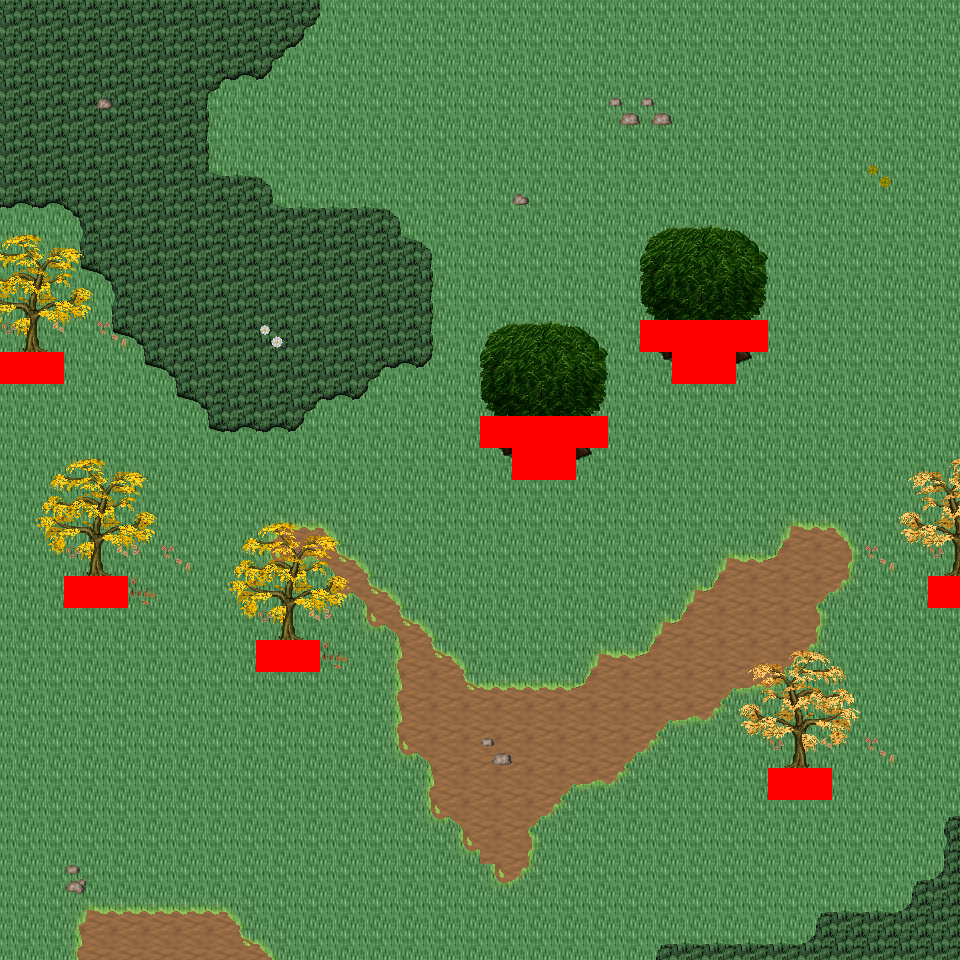

Tiled map render using the project's own tile images. Description and the map definition, with tile-layer contents summarised, below:
An orthogonal 30x30 tile map with 32x32 px tiles, 6 tile layers (Ground, Object, Object2, Above, ...), 24 tilesets and 5 objects (5x mapExit).

<map version="1.0" orientation="orthogonal" renderorder="right-down" width="30" height="30" tilewidth="32" tileheight="32" nextobjectid="6">
  <tileset firstgid="1" name="tileset_logic_collision" tilewidth="32" tileheight="32" tilecount="1" columns="1">
    <image source="../drawable/tileset_logic_collision.png" width="32" height="32" />
  </tileset>
  <tileset firstgid="2" name="tileset_ground_ground" tilewidth="32" tileheight="32" tilecount="33" columns="3">
    <image source="../drawable/tileset_ground_ground.png" width="96" height="352" />
  </tileset>
  <tileset firstgid="35" name="tileset_plant_tree_tree_darkgreen" tilewidth="32" tileheight="32" tilecount="88" columns="8">
    <image source="../drawable/tileset_plant_tree_tree_darkgreen.png" width="256" height="352" />
  </tileset>
  <tileset firstgid="123" name="tileset_logic_item_resources" tilewidth="32" tileheight="32" tilecount="6" columns="6">
    <image source="../drawable/tileset_logic_item_resources.png" width="192" height="32" />
  </tileset>
  <tileset firstgid="129" name="tileset_logic_creature_animal" tilewidth="32" tileheight="32" tilecount="32" columns="8">
    <image source="../drawable/tileset_logic_creature_animal.png" width="256" height="128" />
  </tileset>
  <tileset firstgid="161" name="tileset_plant_flower_daisy_blue" tilewidth="32" tileheight="32" tilecount="8" columns="2">
    <image source="../drawable/tileset_plant_flower_daisy_blue.png" width="64" height="128" />
  </tileset>
  <tileset firstgid="169" name="tileset_plant_flower_daisy_red" tilewidth="32" tileheight="32" tilecount="8" columns="2">
    <image source="../drawable/tileset_plant_flower_daisy_red.png" width="64" height="128" />
  </tileset>
  <tileset firstgid="177" name="tileset_plant_flower_daisy_white" tilewidth="32" tileheight="32" tilecount="8" columns="2">
    <image source="../drawable/tileset_plant_flower_daisy_white.png" width="64" height="128" />
  </tileset>
  <tileset firstgid="185" name="tileset_plant_flower_daisy_yellow" tilewidth="32" tileheight="32" tilecount="8" columns="2">
    <image source="../drawable/tileset_plant_flower_daisy_yellow.png" width="64" height="128" />
  </tileset>
  <tileset firstgid="193" name="tileset_building_thatched_roof_cottage2" tilewidth="32" tileheight="32" tilecount="20" columns="4">
    <image source="../drawable/tileset_building_thatched_roof_cottage2.png" width="128" height="160" />
  </tileset>
  <tileset firstgid="213" name="tileset_building_thatched_roof_cottage1" tilewidth="32" tileheight="32" tilecount="20" columns="4">
    <image source="../drawable/tileset_building_thatched_roof_cottage1.png" width="128" height="160" />
  </tileset>
  <tileset firstgid="233" name="tileset_logic_creature_elemental" tilewidth="32" tileheight="32" tilecount="16" columns="8">
    <image source="../drawable/tileset_logic_creature_elemental.png" width="256" height="64" />
  </tileset>
  <tileset firstgid="249" name="tileset_item_campfires" tilewidth="32" tileheight="32" tilecount="2" columns="2">
    <image source="../drawable/tileset_item_campfires.png" width="64" height="32" />
  </tileset>
  <tileset firstgid="251" name="tileset_furniture_light_flames" tilewidth="32" tileheight="32" tilecount="6" columns="6">
    <image source="../drawable/tileset_furniture_light_flames.png" width="192" height="32" />
  </tileset>
  <tileset firstgid="257" name="tileset_item_firewood" tilewidth="32" tileheight="32" tilecount="12" columns="3">
    <image source="../drawable/tileset_item_firewood.png" width="96" height="128" />
  </tileset>
  <tileset firstgid="269" name="tileset_plant_flower_bulbs" tilewidth="32" tileheight="32" tilecount="4" columns="1">
    <image source="../drawable/tileset_plant_flower_bulbs.png" width="32" height="128" />
  </tileset>
  <tileset firstgid="273" name="tileset_ground_grass_corners" tilewidth="32" tileheight="32" tilecount="24" columns="6">
    <image source="../drawable/tileset_ground_grass_corners.png" width="192" height="128" />
  </tileset>
  <tileset firstgid="297" name="tileset_ground_grass_edges" tilewidth="32" tileheight="32" tilecount="36" columns="12">
    <image source="../drawable/tileset_ground_grass_edges.png" width="384" height="96" />
  </tileset>
  <tileset firstgid="333" name="tileset_light_dim_yellow_light_5x5" tilewidth="32" tileheight="32" tilecount="25" columns="5">
    <image source="../drawable/tileset_light_dim_yellow_light_5x5.png" width="160" height="160" />
  </tileset>
  <tileset firstgid="358" name="tileset_plant_tree_fall_trees" tilewidth="32" tileheight="32" tilecount="40" columns="8">
    <image source="../drawable/tileset_plant_tree_fall_trees.png" width="256" height="160" />
  </tileset>
  <tileset firstgid="398" name="tileset_plant_leaves" tilewidth="32" tileheight="32" tilecount="8" columns="4">
    <image source="../drawable/tileset_plant_leaves.png" width="128" height="64" />
  </tileset>
  <tileset firstgid="406" name="tileset_ground_grass_2" tilewidth="32" tileheight="32" tilecount="21" columns="3">
    <image source="../drawable/tileset_ground_grass_2.png" width="96" height="224" />
  </tileset>
  <tileset firstgid="427" name="tileset_ground_rock_pebbles" tilewidth="32" tileheight="32" tilecount="3" columns="1">
    <image source="../drawable/tileset_ground_rock_pebbles.png" width="32" height="96" />
  </tileset>
  <tileset firstgid="430" name="tileset_logic_creature_fowl" tilewidth="32" tileheight="32" tilecount="6" columns="6">
    <image source="../drawable/tileset_logic_creature_fowl.png" width="192" height="32" />
  </tileset>
  <layer name="Ground" width="30" height="30">
    <data>[900 cells, 900 non-empty, 3 distinct tile ids]</data>
  </layer>
  <layer name="Object" width="30" height="30">
    <data>[900 cells, 164 non-empty, 41 distinct tile ids]</data>
  </layer>
  <layer name="Object2" width="30" height="30">
    <data>[900 cells, 29 non-empty, 7 distinct tile ids]</data>
  </layer>
  <layer name="Above" width="30" height="30">
    <data>[900 cells, 92 non-empty, 44 distinct tile ids]</data>
  </layer>
  <layer name="Above2" width="30" height="30">
    <data>[900 cells, 0 non-empty, 0 distinct tile ids]</data>
  </layer>
  <layer name="Walkable" width="30" height="30">
    <data>[900 cells, 21 non-empty, 1 distinct tile ids]</data>
  </layer>
  <objectgroup name="MapEvents">
    <object id="1" name="south" type="mapExit" x="0" y="928" width="960" height="32">
      <properties>
        <property name="map" value="level_0_x3_y26" />
        <property name="x" value="0" />
        <property name="y" value="1" />
      </properties>
    </object>
    <object id="2" name="west" type="mapExit" x="0" y="0" width="32" height="352">
      <properties>
        <property name="map" value="level_0_x2_y25" />
        <property name="x" value="28" />
        <property name="y" value="0" />
      </properties>
    </object>
    <object id="3" name="west2" type="mapExit" x="0" y="384" width="32" height="576">
      <properties>
        <property name="map" value="level_0_x2_y25" />
        <property name="x" value="28" />
        <property name="y" value="12" />
      </properties>
    </object>
    <object id="4" name="east" type="mapExit" x="928" y="0" width="32" height="576">
      <properties>
        <property name="map" value="level_0_x4_y25" />
        <property name="x" value="1" />
        <property name="y" value="0" />
      </properties>
    </object>
    <object id="5" name="east2" type="mapExit" x="928" y="608" width="32" height="352">
      <properties>
        <property name="map" value="level_0_x4_y25" />
        <property name="x" value="1" />
        <property name="y" value="19" />
      </properties>
    </object>
  </objectgroup>
</map>
